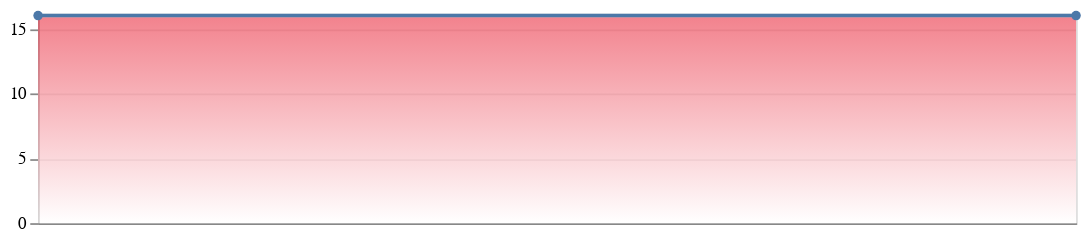

Vega-Lite specification for this chart:
### Vega-Lite specification from a JSON file in a GitHub repository (floating-point values rounded to 4 significant figures)
{"$schema": "https://vega.github.io/schema/vega-lite/v5.6.1.json", "config": {"view": {"continuousHeight": 300, "continuousWidth": 300}}, "data": {"name": "data-f0667bcdba1e8aa38318ba8467536696"}, "datasets": {"data-f0667bcdba1e8aa38318ba8467536696": [{"id": 1, "formattingScore": 10, "codestyleScorePercent": 16, "typingScore": 24, "totalFilesBlackProcessed": 0, "numBlackViolations": 0, "score": 50}, {"id": 2, "formattingScore": 10, "codestyleScorePercent": 16, "typingScore": 24, "totalFilesBlackProcessed": 0, "numBlackViolations": 0, "score": 50}]}, "height": 120, "layer": [{"encoding": {"x": {"axis": {"labels": false}, "field": "id", "title": null, "type": "quantitative"}, "y": {"field": "codestyleScorePercent", "scale": {"zero": false}, "title": null, "type": "quantitative"}}, "mark": {"color": {"gradient": "linear", "stops": [{"color": "white", "offset": 0}, {"color": "#ed4c5c", "offset": 1}], "x1": 1, "x2": 1, "y1": 1, "y2": 0}, "line": {"color": "lightgrey"}, "point": true, "type": "area"}}, {"encoding": {"color": {"field": "degree", "legend": null, "type": "nominal"}, "x": {"axis": {"labels": false}, "field": "id", "title": null, "type": "quantitative"}, "y": {"field": "codestyleScorePercent", "scale": {"zero": false}, "title": null, "type": "quantitative"}}, "mark": {"type": "line"}, "transform": [{"as": ["id", "1"], "method": "poly", "on": "id", "order": 1, "regression": "codestyleScorePercent"}, {"as": ["degree", "codestyleScorePercent"], "fold": ["1"]}]}, {"encoding": {"color": {"field": "degree", "legend": null, "type": "nominal"}, "x": {"field": "id", "title": null, "type": "quantitative", "axis": {"grid": false, "labels": false, "ticks": false}}, "y": {"field": "codestyleScorePercent", "scale": {"zero": false}, "title": null, "type": "quantitative"}}, "mark": {"type": "line"}, "transform": [{"as": ["id", "3"], "method": "poly", "on": "id", "order": 3, "regression": "codestyleScorePercent"}, {"as": ["degree", "codestyleScorePercent"], "fold": ["3"]}]}], "width": 600}
